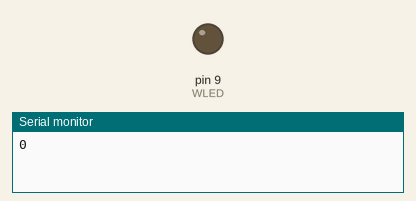
A sketch run on a simulated Arduino Uno, built with avr-gcc and run on an emulated ATmega328P. Parts: output pins drawn as LEDs (lit = HIGH), the last lines printed to the serial monitor.

Above: at 0.05 s.
At 1.2 s:
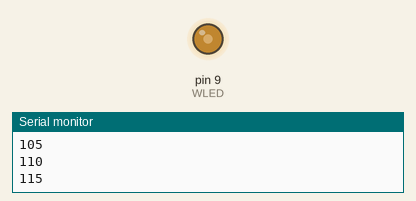
At 2.35 s:
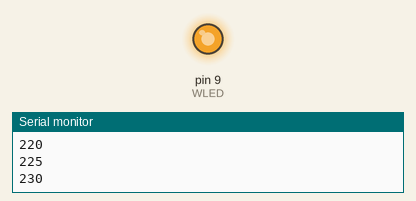
At 4.65 s:
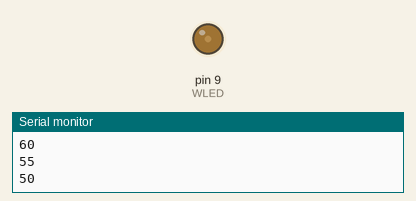
Timing chart, 0 to 6.7 s (numbered marks = the images above):
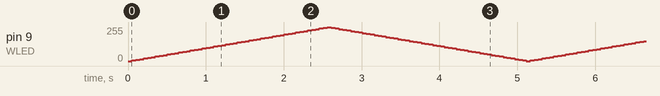

The sketch:

fade_like_kobe.ino
```cpp
int WLED = 9;
int brightness = 0;
int fadeAmount = 5;

void  setup()
{
	Serial.begin(9600);
	pinMode(WLED, OUTPUT);
}


void loop()
{
	Serial.println(brightness);
	analogWrite(WLED, brightness);
	brightness = brightness + fadeAmount;
	if (brightness <= 0 || brightness >= 255)
    fadeAmount = -fadeAmount;
	delay(50);
	}
```
